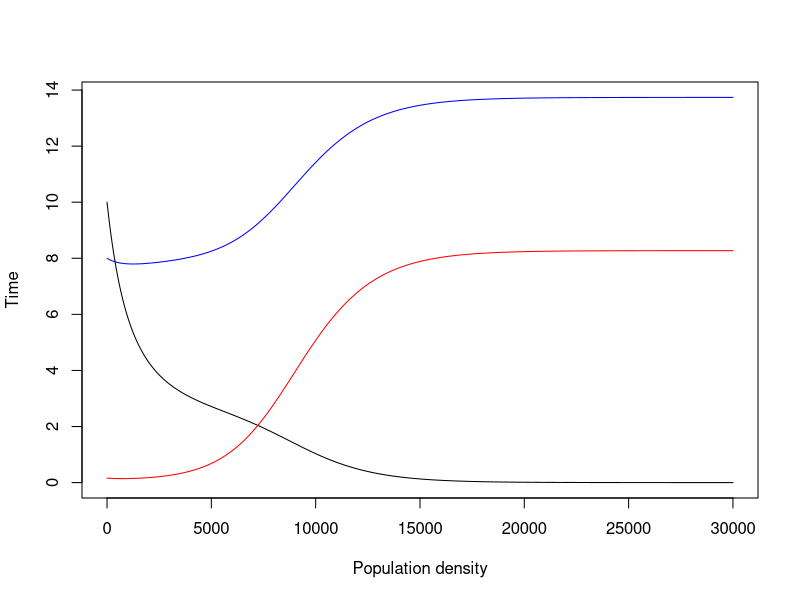

Write the R code that produced this figure.
#=============================================================================
# R code to implement and explore an ODE for resource-consumer dynamics 
# between algae and photosynthetic diazotrophs. The model assumes that two
# Nitrogen pools are present: 1 in the water column that only algae consume, 
# and 1 that is internal to nitrogen-fixing diazotrophs. This second source
# can become available to algae when diazotrophs die. 
# 
# Eventually the demographic rates will become temperature dependent. 
#=============================================================================
# load libraries
#=============================================================================
library(tidyverse)
library(deSolve)


#=============================================================================
# Define the population dynamics through the following function
# This model includes one consumers: Pn and Pf 
# 	Pn is a consumer of Nitrogen and light. 
#	Pf is a consumer of Nitrogen and light, but also fixes N. 
# This model includes one resource: R 
# 	R can be added at a constant rate. 
#	R is produced by the mortality of both Pn and Pf
#
# The growth rates of both species are determined by light intensity. 
# Light intensity is a function of depth, and decreases as densities of both
# species increase. The extra set of equations in the model definition 
# calculate a new average growth rate each time step based on these factors.  
#=============================================================================

agawin_mod = function(times,sp,parms){
	with( as.list(c(parms, sp )), #args = parms (list of parameters), sp (matrix of outputs (Pf, Pn, R) -- add a line of values at each time step)
		{	
			##### Determine species-specific average growth rates as a function
			##### of resource availibility and light intensity (eqs. 7, 9-10)
			Iout = Iin *(exp( zM*(-Kbg - kN*Pn - kF*Pf) ) ) #eq 7 at zM #Iout = average amount of light as a function of depth
			       #k = light attenuation, P is abundance, for species N and F (F is fixer) 
		
			#Average growth rate of Pn (eq 9)
			gn_ave = gmn * (R/(Mn+R))*( ( log(Hn+Iin) - log(Hn+Iout) ) / 
			(log(Iin)-log(Iout) ) )

			#Average growth rate of Pf (eq 10)
			gf_ave = (gmfn2 *Mf + gmfn03*R)/(Mf+R)*( ( log(Hf+Iin) - log(Hf+Iout) ) / 
			(log(Iin)-log(Iout)) )

			#Average growth rates for each nitrogen source, separated
			gfno3_ave = gmfn2 * (R/(Mf+R))*( ( log(Hf+Iin) - log(Hf+Iout) ) / 
			(log(Iin)-log(Iout) ) )

			gfn2_ave = gmfn03 * (R/(Mf+R))*( ( log(Hf+Iin) - log(Hf+Iout) ) / 
			(log(Iin)-log(Iout) ) )

			##### Consumer dynamics 
			#Algae (Eq 1) : 
			dPn = Pn * ( gn_ave - mn) #dPn calculates change at next time point, so uses all variables from the last time step; Jacob has factored out PN; this is stored as the new population size at this time step
			#N fixer (Eq 2): 
			dPf = Pf * ( gf_ave - mf )			 
			
			####Resource (N) (Eq 3): 
			dR = D*(Rin - R) - Qn*gn_ave*Pn - Pf*gfno3_ave*Qf + ef*Pf*gfn2_ave*Qf 

	  	list( c(dPn,dPf,dR) ) #also store these outputs in the matrix; these are the "dynamic variables", which they calculate as the growth rates they are and then back calculate N at current time step from
		})	

}  


#=============================================================================
# Set values of the population parameters (high light scenario; i.e. no synechococcus)
#=============================================================================
###From table 3
###Non-fixer (there are two of these, chlorella for now)
mn = 0.014 #mortality

#These terms are all for the growth rate gn_ave. 
gmn = 0.06 #Max gr
Mn = 0.308 #Half saturation constants 
Hn = 80

###Fixer
mf = 0.014 #mortality

#These terms are all for the growth rates gfno3 and gfn2. There are two sets of
#these for high and low light: 
#Use the high light treatment for now.
gmfn03 = .084
gmfn2 =  0.025
#Half saturation constants 
#All of Hs and Ms are set to be equal by the authors. 
Hf = 70
Mf = 1
# Hfn2 = 70
# Hfno3 = 70
# Mfn2 = 1
# Mfno3 = 1 

###Resource
Qn = 0.079#cell quota of N
Qf = 0.092#cell quota of N

D = 0.014 #dilution rate in experiment. 
Iin = 40 #Light in, HL
Rin = 8 #These are the treatment levels of N input. 0, 0.1, 0.5, 8. 

###Parametes for light intensity calculation (eqs 7-10)
#Growth rate is spatially (i.e. depth) dependent. The average growth rates (eqs 4 - 6) for 
#each species are light dependent. Light intensity is dependent on population 
#densities, depth, and some physical parameters as described by equation 7.
# 
#The integral in eq. 8 could be implemented directly in this code. However, 
#the authors show that this integral can be solved analytically which leads to 
#equations 9-10. These equations only require the endpoints of light intensity: 
#i.e., the light at depth 0, and at the mixing depth z_M, at the bottom of the 
#container. these values in text of table 1
Kbg = 4.75 #4.75 #Background turbidity. In a few cases this is 11
zM = 0.05 #mixing depth
kF = 4.86 #light attenutation constants. 
kN = 5.68 #This is determined by eq 13 for Synechococcus
ef = 8 #epsilon

#Put these parameters all together in a list to pass to deSolve with the model
#definition. 
parms = list(
			mn = mn, gmn = gmn, Mn = Mn, Hn = Hn, 
			mf = mf, gmfn03 = gmfn03, gmfn2 = gmfn2, Hf = Hf, Mf = Mf,  
			Qn = Qn, Qf = Qf, D = D, Iin = Iin, Rin = Rin, Kbg = Kbg, zM = zM, kF = kF,
			kN = kN, ef = ef
		 )

#=============================================================================
# Run the model with initial conditions (IC)
#=============================================================================
tend = 3000 #t final
delta1 = 0.1 #size of time step
times  = seq(from = 0, to = tend, by = delta1)
tl = length(times) 
#Use ICs to help set the scenario. E.g., when Pn or Pf =0, 
#this is a monoculture experiment. Otherwise, use ICs from those reported in 
#Table 1
minit =  c(Pn = 10,Pf = 0.16, R = Rin) #model initial values

#Run the model
agawin_out = ode(y = minit, times = times, func = agawin_mod, parms = parms)

#=============================================================================
# Plot
#=============================================================================
#Black is Pn (Chorella) 
#Red is Pf (Cyanothece)
#Blue is R (N)

plot( agawin_out [,2], t="l", ylab = "Time", xlab = "Population density", 
	ylim = c(0, max(agawin_out[,2:4]) ) )
cuse = c("black","black","red","blue","green")
for ( n in 3:4) {
	lines (agawin_out[,n], col = cuse[n] )
}
